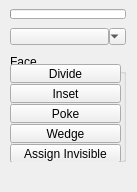
<?xml version="1.0" encoding="UTF-8"?>
<ui version="4.0">
 <class>QtUi</class>
 <widget class="QMainWindow" name="QtUi">
  <property name="enabled">
   <bool>true</bool>
  </property>
  <property name="geometry">
   <rect>
    <x>0</x>
    <y>0</y>
    <width>137</width>
    <height>192</height>
   </rect>
  </property>
  <property name="minimumSize">
   <size>
    <width>0</width>
    <height>0</height>
   </size>
  </property>
  <property name="maximumSize">
   <size>
    <width>999</width>
    <height>999</height>
   </size>
  </property>
  <property name="windowTitle">
   <string>Toolkit</string>
  </property>
  <property name="layoutDirection">
   <enum>Qt::LeftToRight</enum>
  </property>
  <property name="tabShape">
   <enum>QTabWidget::Triangular</enum>
  </property>
  <property name="dockNestingEnabled">
   <bool>true</bool>
  </property>
  <property name="dockOptions">
   <set>QMainWindow::AllowNestedDocks|QMainWindow::AllowTabbedDocks|QMainWindow::AnimatedDocks|QMainWindow::ForceTabbedDocks</set>
  </property>
  <property name="balette" stdset="0">
   <palette>
    <active>
     <colorrole role="ButtonText">
      <brush brushstyle="SolidPattern">
       <color alpha="255">
        <red>255</red>
        <green>255</green>
        <blue>255</blue>
       </color>
      </brush>
     </colorrole>
     <colorrole role="Highlight">
      <brush brushstyle="SolidPattern">
       <color alpha="255">
        <red>168</red>
        <green>152</green>
        <blue>250</blue>
       </color>
      </brush>
     </colorrole>
    </active>
    <inactive>
     <colorrole role="ButtonText">
      <brush brushstyle="SolidPattern">
       <color alpha="255">
        <red>255</red>
        <green>255</green>
        <blue>255</blue>
       </color>
      </brush>
     </colorrole>
     <colorrole role="Highlight">
      <brush brushstyle="SolidPattern">
       <color alpha="255">
        <red>168</red>
        <green>152</green>
        <blue>250</blue>
       </color>
      </brush>
     </colorrole>
    </inactive>
    <disabled>
     <colorrole role="ButtonText">
      <brush brushstyle="SolidPattern">
       <color alpha="255">
        <red>120</red>
        <green>120</green>
        <blue>120</blue>
       </color>
      </brush>
     </colorrole>
     <colorrole role="Highlight">
      <brush brushstyle="SolidPattern">
       <color alpha="255">
        <red>0</red>
        <green>120</green>
        <blue>215</blue>
       </color>
      </brush>
     </colorrole>
    </disabled>
   </palette>
  </property>
  <widget class="QWidget" name="mainWindow">
   <property name="balette" stdset="0">
    <palette>
     <active>
      <colorrole role="Highlight">
       <brush brushstyle="SolidPattern">
        <color alpha="255">
         <red>168</red>
         <green>152</green>
         <blue>250</blue>
        </color>
       </brush>
      </colorrole>
     </active>
     <inactive>
      <colorrole role="Highlight">
       <brush brushstyle="SolidPattern">
        <color alpha="255">
         <red>168</red>
         <green>152</green>
         <blue>250</blue>
        </color>
       </brush>
      </colorrole>
     </inactive>
     <disabled>
      <colorrole role="Highlight">
       <brush brushstyle="SolidPattern">
        <color alpha="255">
         <red>168</red>
         <green>152</green>
         <blue>250</blue>
        </color>
       </brush>
      </colorrole>
     </disabled>
    </palette>
   </property>
   <widget class="QWidget" name="layoutWidget">
    <property name="geometry">
     <rect>
      <x>10</x>
      <y>0</y>
      <width>116</width>
      <height>171</height>
     </rect>
    </property>
    <layout class="QGridLayout" name="gridLayout">
     <property name="spacing">
      <number>0</number>
     </property>
     <item row="1" column="2">
      <widget class="QComboBox_" name="cmb000">
       <property name="sizePolicy">
        <sizepolicy hsizetype="Minimum" vsizetype="Ignored">
         <horstretch>0</horstretch>
         <verstretch>0</verstretch>
        </sizepolicy>
       </property>
       <property name="minimumSize">
        <size>
         <width>17</width>
         <height>17</height>
        </size>
       </property>
       <property name="maximumSize">
        <size>
         <width>17</width>
         <height>17</height>
        </size>
       </property>
      </widget>
     </item>
     <item row="0" column="1" colspan="2">
      <widget class="QProgressBar_" name="progressBar">
       <property name="sizePolicy">
        <sizepolicy hsizetype="Ignored" vsizetype="Fixed">
         <horstretch>0</horstretch>
         <verstretch>0</verstretch>
        </sizepolicy>
       </property>
       <property name="minimumSize">
        <size>
         <width>0</width>
         <height>10</height>
        </size>
       </property>
       <property name="maximumSize">
        <size>
         <width>16777215</width>
         <height>10</height>
        </size>
       </property>
       <property name="value">
        <number>0</number>
       </property>
       <property name="textVisible">
        <bool>false</bool>
       </property>
      </widget>
     </item>
     <item row="1" column="1">
      <widget class="QPushButton_Draggable" name="pin">
       <property name="minimumSize">
        <size>
         <width>19</width>
         <height>17</height>
        </size>
       </property>
       <property name="maximumSize">
        <size>
         <width>999</width>
         <height>17</height>
        </size>
       </property>
       <property name="text">
        <string/>
       </property>
       <property name="checkable">
        <bool>true</bool>
       </property>
      </widget>
     </item>
     <item row="2" column="1" colspan="2">
      <layout class="QHBoxLayout" name="horizontalLayout">
       <item>
        <layout class="QVBoxLayout" name="verticalLayout">
         <property name="spacing">
          <number>12</number>
         </property>
         <item>
          <widget class="QGroupBox" name="Face">
           <property name="maximumSize">
            <size>
             <width>999</width>
             <height>108</height>
            </size>
           </property>
           <property name="baseSize">
            <size>
             <width>0</width>
             <height>0</height>
            </size>
           </property>
           <property name="title">
            <string>Face</string>
           </property>
           <widget class="QToolButton_" name="tb006">
            <property name="enabled">
             <bool>true</bool>
            </property>
            <property name="geometry">
             <rect>
              <x>0</x>
              <y>30</y>
              <width>111</width>
              <height>19</height>
             </rect>
            </property>
            <property name="maximumSize">
             <size>
              <width>111</width>
              <height>19</height>
             </size>
            </property>
            <property name="toolTip">
             <string>Inset selected face region</string>
            </property>
            <property name="text">
             <string>Inset</string>
            </property>
            <property name="iconSize">
             <size>
              <width>18</width>
              <height>18</height>
             </size>
            </property>
           </widget>
           <widget class="QPushButton" name="b032">
            <property name="enabled">
             <bool>true</bool>
            </property>
            <property name="geometry">
             <rect>
              <x>0</x>
              <y>50</y>
              <width>111</width>
              <height>19</height>
             </rect>
            </property>
            <property name="maximumSize">
             <size>
              <width>111</width>
              <height>19</height>
             </size>
            </property>
            <property name="toolTip">
             <string>Poke the selected faces by creating a new vertex at the center of each face.</string>
            </property>
            <property name="text">
             <string>Poke</string>
            </property>
            <property name="iconSize">
             <size>
              <width>18</width>
              <height>18</height>
             </size>
            </property>
            <property name="balette" stdset="0">
             <palette>
              <active>
               <colorrole role="Highlight">
                <brush brushstyle="SolidPattern">
                 <color alpha="255">
                  <red>168</red>
                  <green>152</green>
                  <blue>250</blue>
                 </color>
                </brush>
               </colorrole>
              </active>
              <inactive>
               <colorrole role="Highlight">
                <brush brushstyle="SolidPattern">
                 <color alpha="255">
                  <red>168</red>
                  <green>152</green>
                  <blue>250</blue>
                 </color>
                </brush>
               </colorrole>
              </inactive>
              <disabled>
               <colorrole role="Highlight">
                <brush brushstyle="SolidPattern">
                 <color alpha="255">
                  <red>0</red>
                  <green>120</green>
                  <blue>215</blue>
                 </color>
                </brush>
               </colorrole>
              </disabled>
             </palette>
            </property>
           </widget>
           <widget class="QPushButton" name="b034">
            <property name="enabled">
             <bool>true</bool>
            </property>
            <property name="geometry">
             <rect>
              <x>0</x>
              <y>70</y>
              <width>111</width>
              <height>19</height>
             </rect>
            </property>
            <property name="maximumSize">
             <size>
              <width>111</width>
              <height>19</height>
             </size>
            </property>
            <property name="toolTip">
             <string>Wedge the selected faces by extruding and rotating them about a selected edge.</string>
            </property>
            <property name="text">
             <string>Wedge</string>
            </property>
            <property name="iconSize">
             <size>
              <width>18</width>
              <height>18</height>
             </size>
            </property>
            <property name="balette" stdset="0">
             <palette>
              <active>
               <colorrole role="Highlight">
                <brush brushstyle="SolidPattern">
                 <color alpha="255">
                  <red>168</red>
                  <green>152</green>
                  <blue>250</blue>
                 </color>
                </brush>
               </colorrole>
              </active>
              <inactive>
               <colorrole role="Highlight">
                <brush brushstyle="SolidPattern">
                 <color alpha="255">
                  <red>168</red>
                  <green>152</green>
                  <blue>250</blue>
                 </color>
                </brush>
               </colorrole>
              </inactive>
              <disabled>
               <colorrole role="Highlight">
                <brush brushstyle="SolidPattern">
                 <color alpha="255">
                  <red>0</red>
                  <green>120</green>
                  <blue>215</blue>
                 </color>
                </brush>
               </colorrole>
              </disabled>
             </palette>
            </property>
           </widget>
           <widget class="QPushButton" name="b038">
            <property name="enabled">
             <bool>true</bool>
            </property>
            <property name="geometry">
             <rect>
              <x>0</x>
              <y>90</y>
              <width>111</width>
              <height>19</height>
             </rect>
            </property>
            <property name="maximumSize">
             <size>
              <width>111</width>
              <height>19</height>
             </size>
            </property>
            <property name="toolTip">
             <string>Assign selected faces to be invisible or unassign.</string>
            </property>
            <property name="text">
             <string>Assign Invisible</string>
            </property>
            <property name="iconSize">
             <size>
              <width>18</width>
              <height>18</height>
             </size>
            </property>
            <property name="balette" stdset="0">
             <palette>
              <active>
               <colorrole role="Button">
                <brush brushstyle="SolidPattern">
                 <color alpha="255">
                  <red>80</red>
                  <green>80</green>
                  <blue>80</blue>
                 </color>
                </brush>
               </colorrole>
              </active>
              <inactive>
               <colorrole role="Button">
                <brush brushstyle="SolidPattern">
                 <color alpha="255">
                  <red>80</red>
                  <green>80</green>
                  <blue>80</blue>
                 </color>
                </brush>
               </colorrole>
              </inactive>
              <disabled>
               <colorrole role="Button">
                <brush brushstyle="SolidPattern">
                 <color alpha="255">
                  <red>80</red>
                  <green>80</green>
                  <blue>80</blue>
                 </color>
                </brush>
               </colorrole>
              </disabled>
             </palette>
            </property>
           </widget>
           <widget class="QToolButton_" name="tb007">
            <property name="enabled">
             <bool>true</bool>
            </property>
            <property name="geometry">
             <rect>
              <x>0</x>
              <y>10</y>
              <width>111</width>
              <height>19</height>
             </rect>
            </property>
            <property name="maximumSize">
             <size>
              <width>111</width>
              <height>19</height>
             </size>
            </property>
            <property name="toolTip">
             <string>Divide facet</string>
            </property>
            <property name="text">
             <string>Divide</string>
            </property>
            <property name="iconSize">
             <size>
              <width>18</width>
              <height>18</height>
             </size>
            </property>
           </widget>
          </widget>
         </item>
        </layout>
       </item>
      </layout>
     </item>
    </layout>
   </widget>
  </widget>
 </widget>
 <customwidgets>
  <customwidget>
   <class>QPushButton_Draggable</class>
   <extends>QPushButton</extends>
   <header>widgets.qpushbutton_draggable.h</header>
  </customwidget>
  <customwidget>
   <class>QComboBox_</class>
   <extends>QComboBox</extends>
   <header>widgets.qcombobox_.h</header>
  </customwidget>
  <customwidget>
   <class>QProgressBar_</class>
   <extends>QProgressBar</extends>
   <header>widgets.qprogressbar_.h</header>
  </customwidget>
  <customwidget>
   <class>QToolButton_</class>
   <extends>QToolButton</extends>
   <header>widgets.qtoolbutton_.h</header>
  </customwidget>
 </customwidgets>
 <resources/>
 <connections/>
 <designerdata>
  <property name="gridDeltaX">
   <number>5</number>
  </property>
  <property name="gridDeltaY">
   <number>10</number>
  </property>
  <property name="gridSnapX">
   <bool>true</bool>
  </property>
  <property name="gridSnapY">
   <bool>true</bool>
  </property>
  <property name="gridVisible">
   <bool>true</bool>
  </property>
 </designerdata>
</ui>
